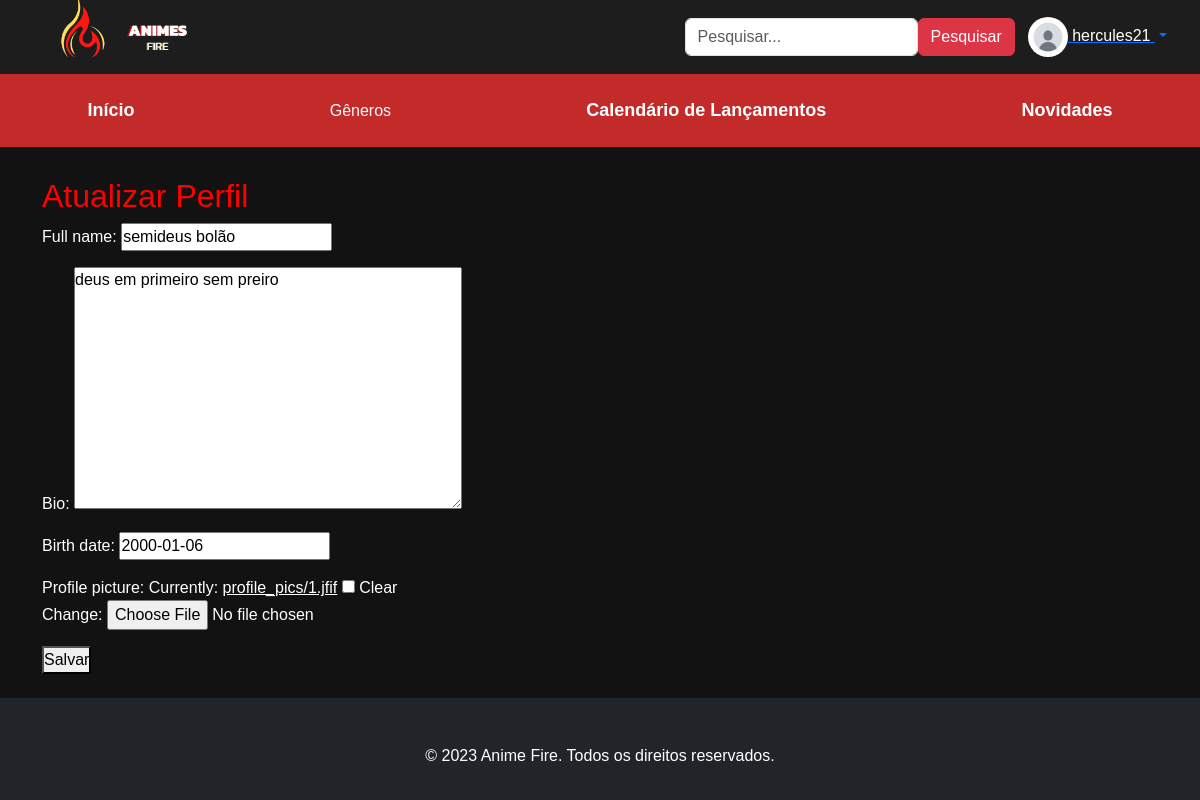
/users/profile/update/ (signed in), run on an earlier commit of the app's database.
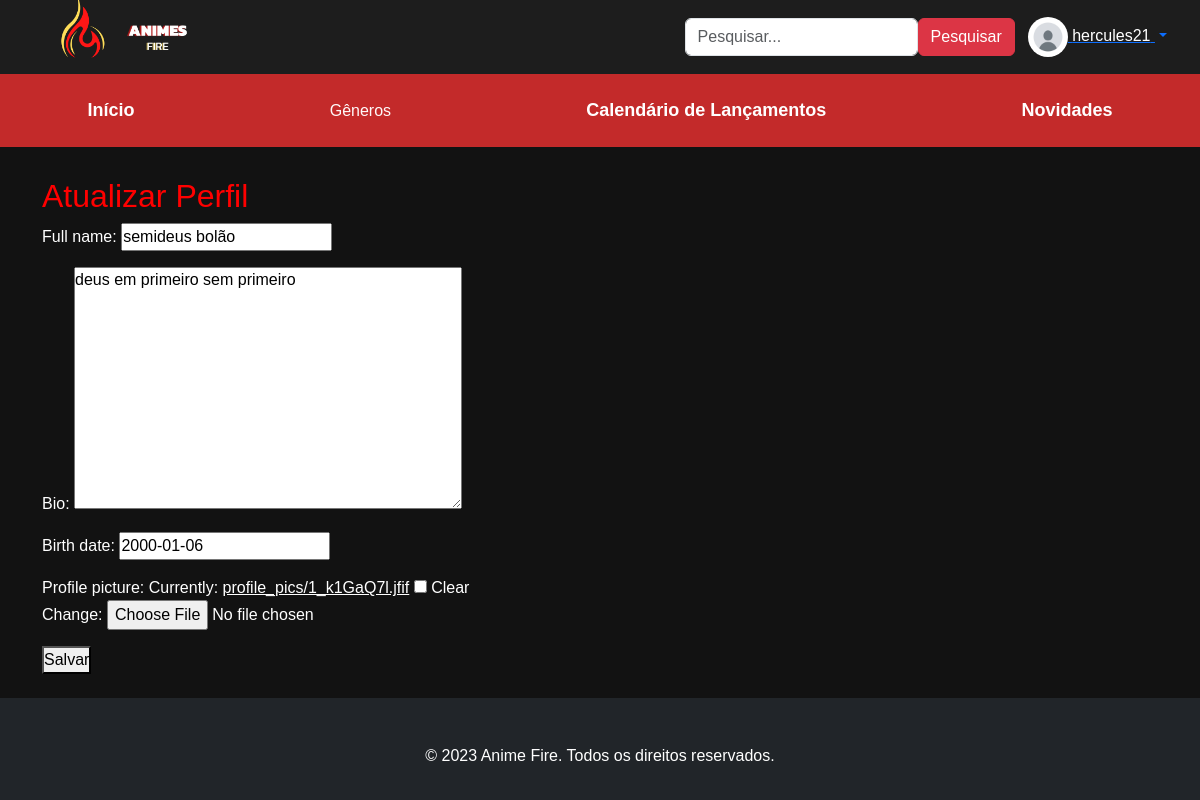
And on a later commit of the database.
### users/models.py (models this page shows, shortened)
class CustomUser(AbstractUser):
    full_name = models.CharField(max_length=255, null=True, blank=True)  # Nome completo
    bio = models.TextField(null=True, blank=True)  # Biografia do usuário
    profile_picture = models.ImageField(upload_to='profile_pics/', null=True, blank=True)  # Imagem de perfil
    birth_date = models.DateField(null=True, blank=True)  # Data de nascimento
    pass

### users/views.py (the view)
# urls.py: path('profile/update/', profile_update, name='profile_update'),   # Usando a função register
@login_required
def profile_update(request):
    if request.method == 'POST':
        form = UserProfileForm(request.POST, request.FILES, instance=request.user)
        if form.is_valid():
            form.save()
            return redirect('profile_update')  # Redireciona após salvar
    else:
        form = UserProfileForm(instance=request.user)
    return render(request, 'profile_update.html', {'form': form})

### users/forms.py
class UserProfileForm(forms.ModelForm):
    class Meta:
        model = CustomUser
        fields = ('full_name', 'bio', 'birth_date', 'profile_picture')  # Campos adicionais

### users/templates/profile_update.html (shortened to what this page needs)
{% extends 'modelo.html' %}
{% block content %}
<div class="container">
    <h2>Atualizar Perfil</h2>
    <form method="post" enctype="multipart/form-data" class="form">
        <div class="form-group">
            {{ form.as_p }}
        </div>
        <button type="submit" class="btn-submit pri">Salvar</button>
    </form>
</div>
{% endblock %}

### anime_app/templates/modelo.html (shortened to what this page needs)
{% load static %}
<!DOCTYPE html>
<html lang="pt-br">
<head>
  <link href="https://cdn.jsdelivr.net/npm/bootstrap@5.3.0-alpha1/dist/css/bootstrap.min.css" rel="stylesheet">
  <link rel="stylesheet" href="https://cdn.jsdelivr.net/npm/bootstrap-icons/font/bootstrap-icons.css">
  <link rel="stylesheet" href="{% static 'css/meu.css' %}">
</head>
<body>
  <header>
    <div class="logo">
      <img src="{% static 'img/teste3.png' %}" alt="Logo Anime Fire" class="logo-img">
    </div>
<div class="d-flex align-items-center">
  <form action="{% url 'resultados' %}" method="get" class="d-flex">
    <input type="text" class="form-control" name="query" placeholder="Pesquisar...">
    <button type="submit" class="btn btn-danger">Pesquisar</button>
  </form>
  <div class="dropdown">
    <button class="btn btn-link dropdown-toggle" type="button" id="userMenuButton" data-bs-toggle="dropdown" aria-expanded="false">
      {% if user.is_authenticated %}
        {% if user.profile.image %}
          <img src="{{ user.profile.image.url }}" alt="User Image" class="bootstrap-icons">
        {% else %}
          <img src="{% static 'img/default-avatar.jpg' %}" alt="Default Image" class="user-icon-img">
        {% endif %}
        <span>{{ user.username }}</span>
      {% else %}
        <i class="bi bi-person-circle"></i>
      {% endif %}
    </button>
  </div>
</div>
  </header>
  <nav class="navbar-container">
    <div class="navbar">
      <a href="{% url 'index' %}" class="navbar-link">Início</a>
      <a class="nav-link" href="#" id="genreToggle" onclick="toggleGenreList()">Gêneros</a>
      <a href="{% url 'calendario' %}" class="navbar-link">Calendário de Lançamentos</a>
      <a href="{% url 'novidades' %}" class="navbar-link">Novidades</a>
    </div>
  </nav>
  {% block content %}{% endblock %}
  <footer class="bg-dark text-light py-3 mt-4">
    <div class="container text-center">
      <p>&copy; 2023 Anime Fire. Todos os direitos reservados.</p>
    </div>
  </footer>
</body>
</html>

### static/css/meu.css (style rules this page uses)
* { margin: 0; padding: 0; box-sizing: border-box; }
body { font-family: Arial, sans-serif; background-color: #f0f0f0; color: #333; text-decoration-color: #f4f4f4; }
header { background-color: #1c1c1c; color: white; padding: 20px; display: flex; justify-content: space-between; align-items: center; position: relative; }
.logo { font-size: 24px; font-weight: bold; }
.user-icon-img { width: 40px; height: 40px; border-radius: 100%; object-fit: cover; }
.navbar-container { background-color: #ff0000; padding: 10px 0; }
.navbar { display: flex; justify-content: center; gap: 20px; }
.navbar-link { color: white; text-decoration: none; font-size: 16px; font-weight: 500; }
footer { background-color: #1c1c1c; color: white; text-align: center; padding: 20px 0; margin-top: 40px; }
.navbar-container { background-color: #000; padding: 10px 0; }
body { background-color: #121212; color: rgb(0, 0, 0); }
.navbar-container { background-color: #c32a2a; padding: 15px 0; }
.navbar { display: flex; justify-content: space-around; align-items: center; }
.navbar-link { color: white; text-decoration: none; font-size: 18px; font-weight: 600; }
.container { padding-top: 30px; }
h2 { color: #c32a2a; }
.nav-link { color: #fff9f9 !important; }
.logo { display: flex; align-items: center; justify-content: left; height: 30px; }
.logo-img { max-height: 270px; max-width: 55%; }
header { display: flex; justify-content: space-between; align-items: center; padding: 10px 20px; background-color: #1d1d1d; }
footer { background-color: #1b1b1b; color: white; text-align: center; padding: 20px; margin-top: 40px; position: relative; }
body, h1, h2, h3, h4, h5, h6, p, ul, li, a, span, .card-text, .card-title, .list-group-item, .anime-card p, .navbar-link, .genre-list ul li { color: white; }
h2, .navbar-container, .navbar-link:hover, .anime-card h3, .carousel-container { color: rgb(255, 0, 0); }

What changed in the data, as far as the page shows it:
changed CustomUser "hercules21": bio "deus em primeiro sem preiro" → "deus em primeiro sem primeiro"
Also different on the page:
text no longer shown: "Full name: Bio: Birth date: Profile picture: Currently: profile_pics/1.jfif Clear Change:"
text now shown: "Full name: Bio: Birth date: Profile picture: Currently: profile_pics/1_k1GaQ7l.jfif Clear Change:"
